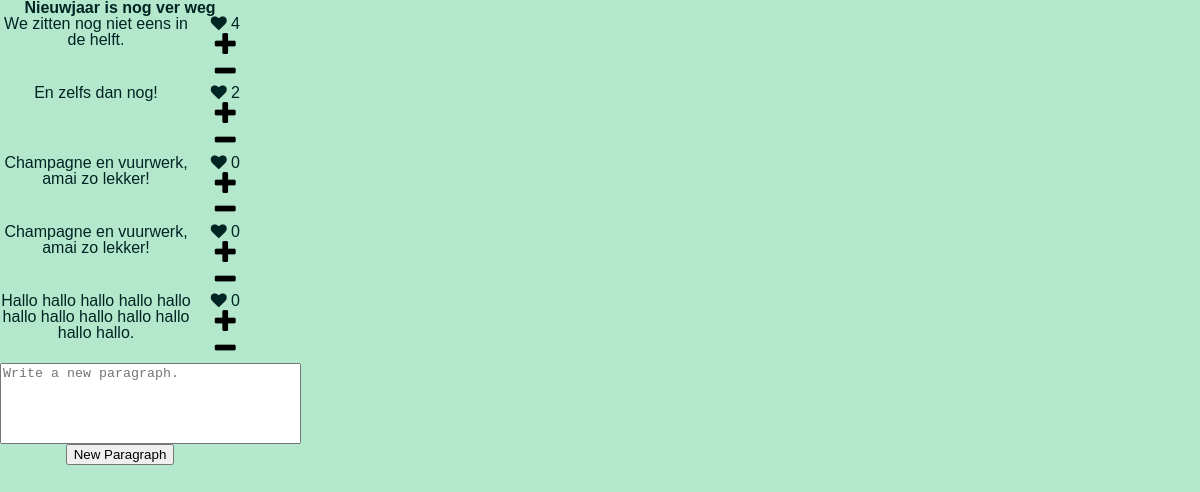
Page /articles/5/ on the earlier database version.
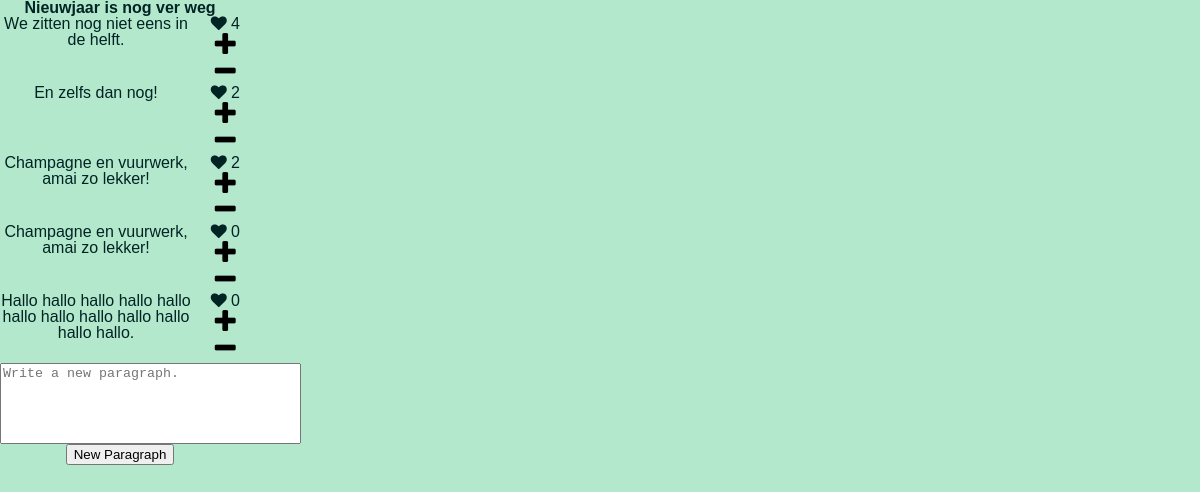
Same page on the later database version.
### articles/models.py (models this page shows, shortened)
class Paragraph(models.Model):
    article = models.ForeignKey(Article)
    text = models.CharField(max_length=9999)
    rating = models.IntegerField(default=0)

### articles/views.py (the view)
# urls.py: url(r'^(?P<pk>\d+)/$', views.detail, name='detail'),
def detail(request, pk):
    article = Article.objects.get(pk=pk)
    paragraphs = Paragraph.objects.filter(article=pk).order_by('-rating')
    if request.method == 'POST':
        if 'score' in request.POST:
            paragraph = Paragraph.objects.get(pk=request.POST['paragraph'])
            if request.POST['score'] == 'good':
                paragraph.rating += 1
                paragraph.save()
            elif request.POST['score'] == 'bad':
                paragraph.rating -= 1
                paragraph.save()
        else:
            p = Paragraph(text=request.POST['new_paragraph'], article=article, rating=0)
            p.save()
        return render_to_response('articles/detail.html', {'article': article,
                                                            'paragraphs': paragraphs}, context_instance=RequestContext(request))
    else:
        return render(request, 'articles/detail.html', {'article': article,
                                                    'paragraphs': paragraphs})

### articles/templates/articles/detail.html (shortened to what this page needs)
<!DOCTYPE html PUBLIC "-//W3C//DTD XHTML 1.0 Transitional//EN"
        "http://www.w3.org/TR/xhtml1/DTD/xhtml1-transitional.dtd">
<html xmlns="http://www.w3.org/1999/xhtml">
<head>
    <link rel="stylesheet" href="{{STATIC_URL}}css/font-awesome.min.css">
    <link rel="stylesheet" type="text/css" href="{{STATIC_URL}}css/detail.css">
</head>
<body>
<div id="detail">
    <h1>{{article.title}}</h1>
    {% for p in paragraphs %}
    <div id="content">
        <div id="paragraph">
            <p>{{p.text}}</p>
        </div>
        <div id="rating">
            <i class="fa fa-heart"></i> {{p.rating}}
            <br>
            <form method="post">
                <button class="rating" type="submit" name="score" value="good"><i class="fa fa-plus fa-2x"></i></button>
                <br>
                <button class="rating" type="submit" name="score" value="bad"><i class="fa fa-minus fa-2x"></i></button>
            </form>
        </div>
    </div>
    {% endfor %}
    <form id="new_paragraph" method="post">
        <textarea name="new_paragraph" maxlength="400" placeholder="Write a new paragraph." rows="5" cols="35"></textarea>
        <br>
        <input type="submit" value="New Paragraph">
    </form>
</div>
</body>
</html>

Differences in the rows shown:
changed Paragraph (number 3 of 5 on the later page): rating "0" → "2"
